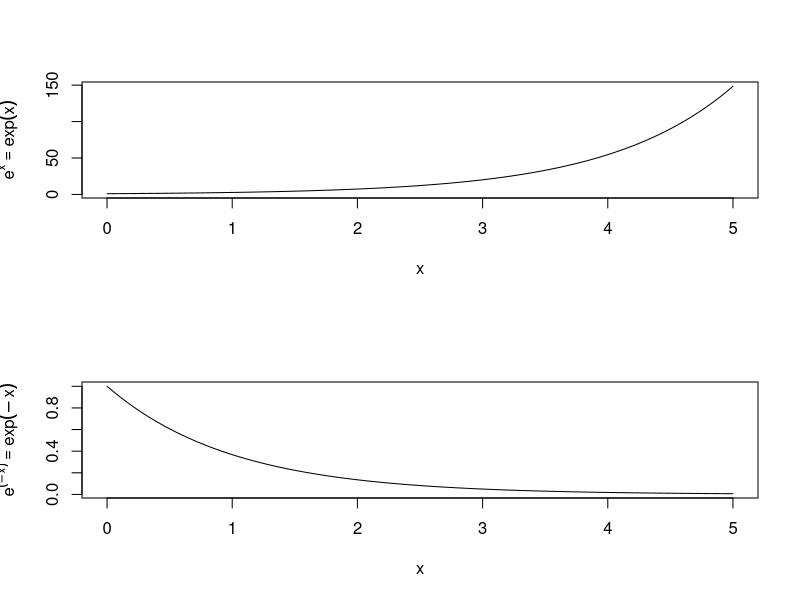
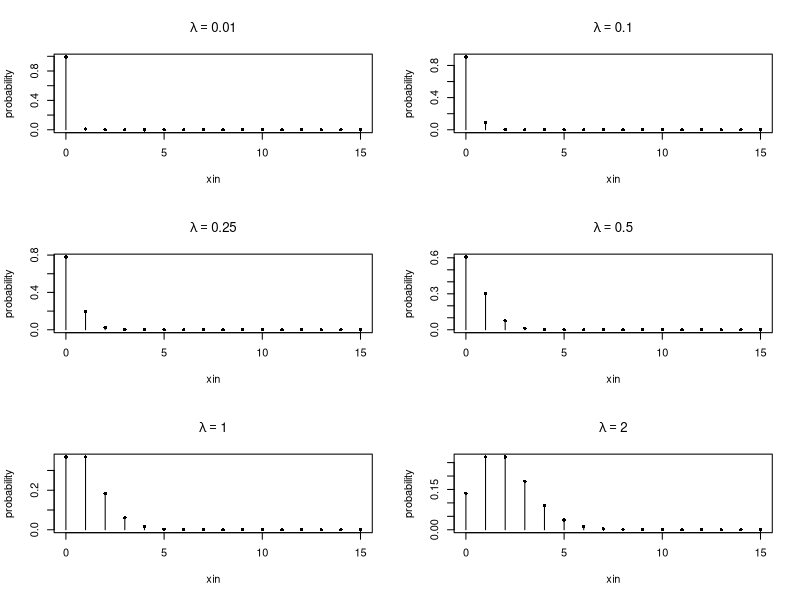
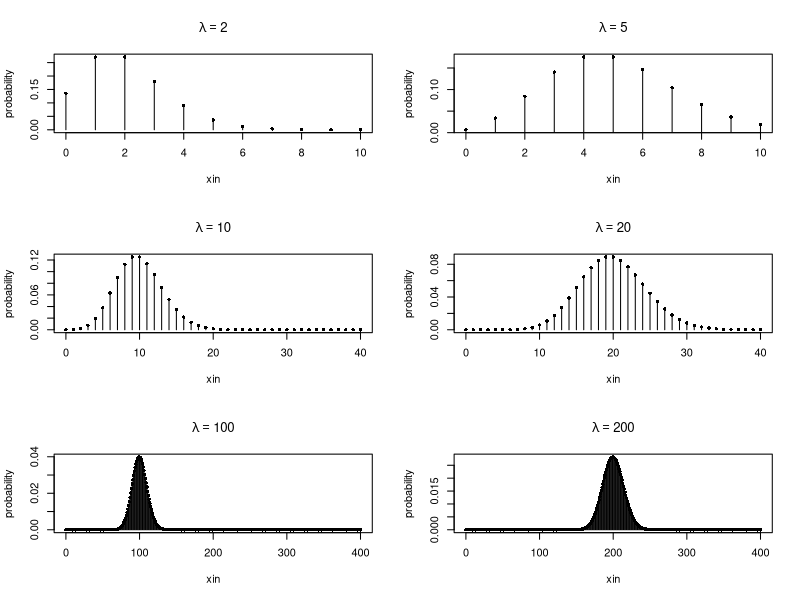
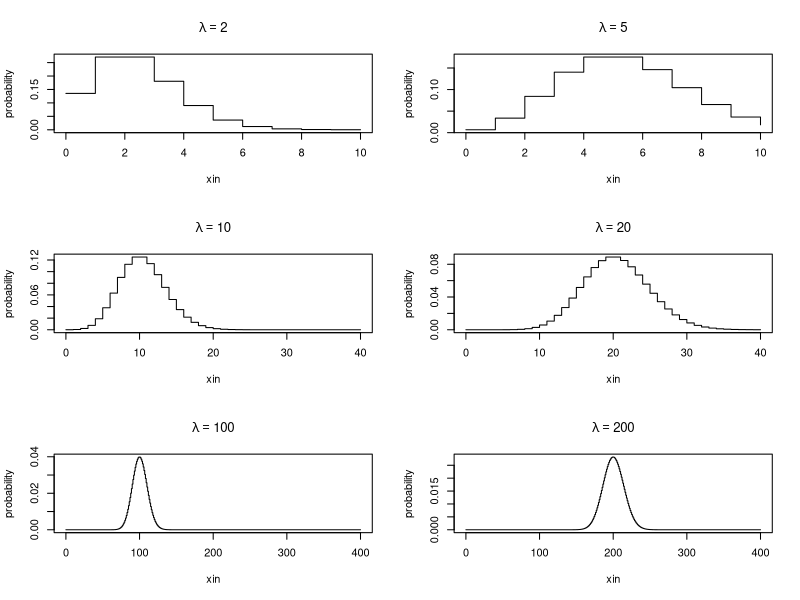
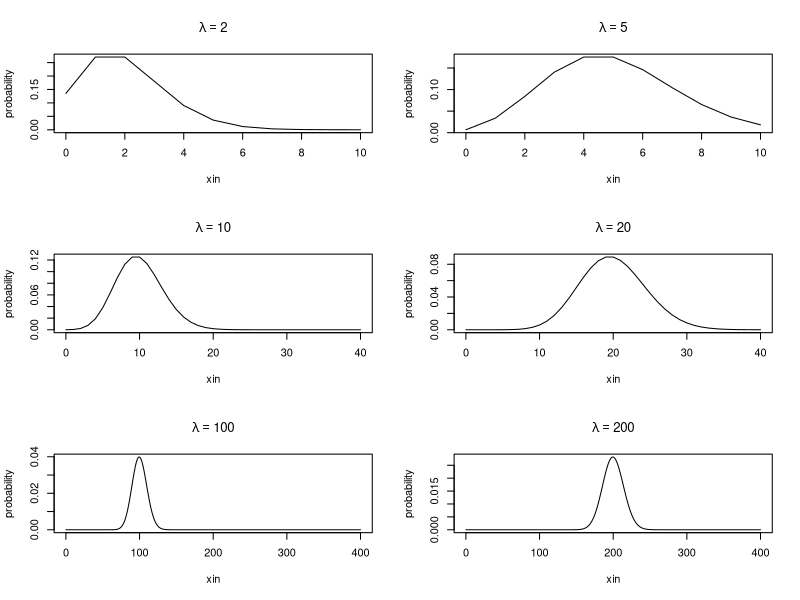

R code for these plots, in order:
### R code from vignette source '/home/pauljohn/tmp/lyxtmp/lyx_tmpdir.T10840/lyx_tmpbuf2/Poisson_v1-2.Rnw'
### Encoding: UTF-8

###################################################
### code chunk number 1: Poisson_v1-2.Rnw:19-20
###################################################
  if(exists(".orig.enc")) options(encoding = .orig.enc)


###################################################
### code chunk number 2: Poisson_v1-2.Rnw:95-97
###################################################
unlink("plots", recursive=T)
dir.create("plots", showWarnings=F)


###################################################
### code chunk number 3: Roptions
###################################################
options(width=100, prompt="> ", continue="+  ")
options(useFancyQuotes = FALSE) 
set.seed(12345)
op <- par() 
options(SweaveHooks=list(fig=function() par(ps=12)))
pdf.options(onefile=F,family="Times",pointsize=12)


###################################################
### code chunk number 4: Poisson_v1-2.Rnw:217-231
###################################################
par(mfrow=c(2,1))

xvals <- seq(0,5, by=0.05)

eulers <- exp(xvals)

plot(xvals, eulers, type="l", xlab="x",ylab=expression(e^x == exp(x)))

eulers <- exp(-xvals)

plot(xvals, eulers, type="l", xlab="x",ylab=expression(e^(-x) == exp(-x)))

par(mfcol=c(1,1))



###################################################
### code chunk number 5: Poisson_v1-2.Rnw:343-371
###################################################
createPlot <- function(xin,lamb){

 probability <- dpois(xin,lambda=lamb)

 myTitle <- bquote( lambda == .(lamb))



 plot(xin, probability, ylab = "probability",type="h",main = myTitle)

 points(xin,probability,pch=16,cex=0.7)

}



par(mfrow = c(3,2))

x <- seq(0, 15, 1)

lambdas <- c(0.01, 0.1, 0.25, 0.5, 1.0, 2.0)

  for (i in 1:6){

createPlot(x,lambdas[i])

}



###################################################
### code chunk number 6: Poisson_v1-2.Rnw:380-414
###################################################
createPlot <- function(xin,lamb){

 probability <- dpois(xin,lambda=lamb)

 myTitle <- bquote( lambda == .(lamb))



 plot(xin, probability, ylab = "probability",type="h",main = myTitle)

 points(xin,probability,pch=16,cex=0.7)

}



par(mfrow= c(3,2))

uppers <- c(10 ,10, 40, 40, 400, 400)

lambdas <- c(2, 5, 10, 20, 100, 200)

for (i in 1:6){



  x <- seq(0, uppers[i], 1)

   createPlot(x,lambdas[i])

}





###################################################
### code chunk number 7: Poisson_v1-2.Rnw:423-461
###################################################
createPlot <- function(xin,lamb){

 probability <- dpois(xin,lambda=lamb)

 myTitle <- bquote( lambda == .(lamb))



 plot(xin, probability, ylab = "probability",type="s",main = myTitle)



}



par(mfrow = c(3,2))



lambdas <- c(2, 5, 10, 20, 100, 200)

uppers <- c(10 ,10, 40, 40, 400, 400)

for (i in 1:6){

   

    x <- seq(0, uppers[i], 1)

    createPlot(x,lambdas[i])

 

}





###################################################
### code chunk number 8: Poisson_v1-2.Rnw:470-508
###################################################
createPlot <- function(xin,lamb){

 probability <- dpois(xin,lambda=lamb)

 myTitle <- bquote( lambda == .(lamb))



 plot(xin, probability, ylab = "probability",type="l",main = myTitle)



}



par(mfrow = c(3,2))



lambdas <- c(2, 5, 10, 20, 100, 200)

uppers <- c(10 ,10, 40, 40, 400, 400)

for (i in 1:6){

   

    x <- seq(0, uppers[i], 1)

    createPlot(x,lambdas[i])

 

}
